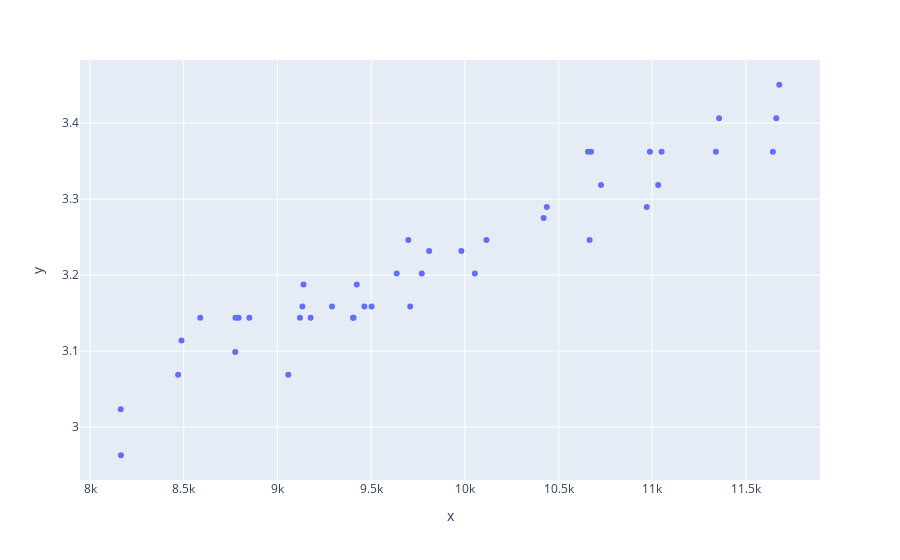

Notebook cell for this chart:
### Code cell
df_glu_6_kernel = df_glu_6_kernel.sort_values('Vol', ascending=False)
df_glu_6_kernel_top = df_glu_6_kernel[:100]
fig = px.scatter(x=df_glu_6_kernel_top.Mass, y=df_glu_6_kernel_top.RT)
fig.show()
# plot_zones(df_glu_top_a, df_glu_top_b)

### Figure 1 — Plotly figure (JSON) as saved in the notebook; plotly's stock layout.template omitted (floating-point values rounded to 4 significant figures)
{"data": [{"hoverlabel": {"namelength": 0}, "hovertemplate": "x=%{x}<br>y=%{y}", "legendgroup": "", "marker": {"color": "#636efa", "symbol": "circle"}, "mode": "markers", "name": "", "showlegend": false, "type": "scatter", "x": [9403.0, 9120.0, 8793.0, 10670.0, 8164.0, 10050.0, 8470.0, 8775.0, 9636.0, 11640.0, 11660.0, 9291.0, 9058.0, 9981.0, 8776.0, 9139.0, 10970.0, 9698.0, 9464.0, 10730.0, 9770.0, 8588.0, 10420.0, 10990.0, 8488.0, 10670.0, 11340.0, 11050.0, 10120.0, 11360.0, 11680.0, 11030.0, 10440.0, 9406.0, 10660.0, 9177.0, 9423.0, 9708.0, 8165.0, 9502.0, 9133.0, 9809.0, 8850.0], "xaxis": "x", "y": [3.144, 3.144, 3.144, 3.246, 3.023, 3.202, 3.069, 3.099, 3.202, 3.362, 3.406, 3.159, 3.069, 3.232, 3.144, 3.188, 3.29, 3.246, 3.159, 3.319, 3.202, 3.144, 3.275, 3.362, 3.114, 3.362, 3.362, 3.362, 3.246, 3.406, 3.451, 3.319, 3.29, 3.144, 3.362, 3.144, 3.188, 3.159, 2.963, 3.159, 3.159, 3.232, 3.144], "yaxis": "y"}], "layout": {"legend": {"tracegroupgap": 0}, "margin": {"t": 60}, "xaxis": {"anchor": "y", "domain": [0, 1], "title": {"text": "x"}}, "yaxis": {"anchor": "x", "domain": [0, 1], "title": {"text": "y"}}}}
